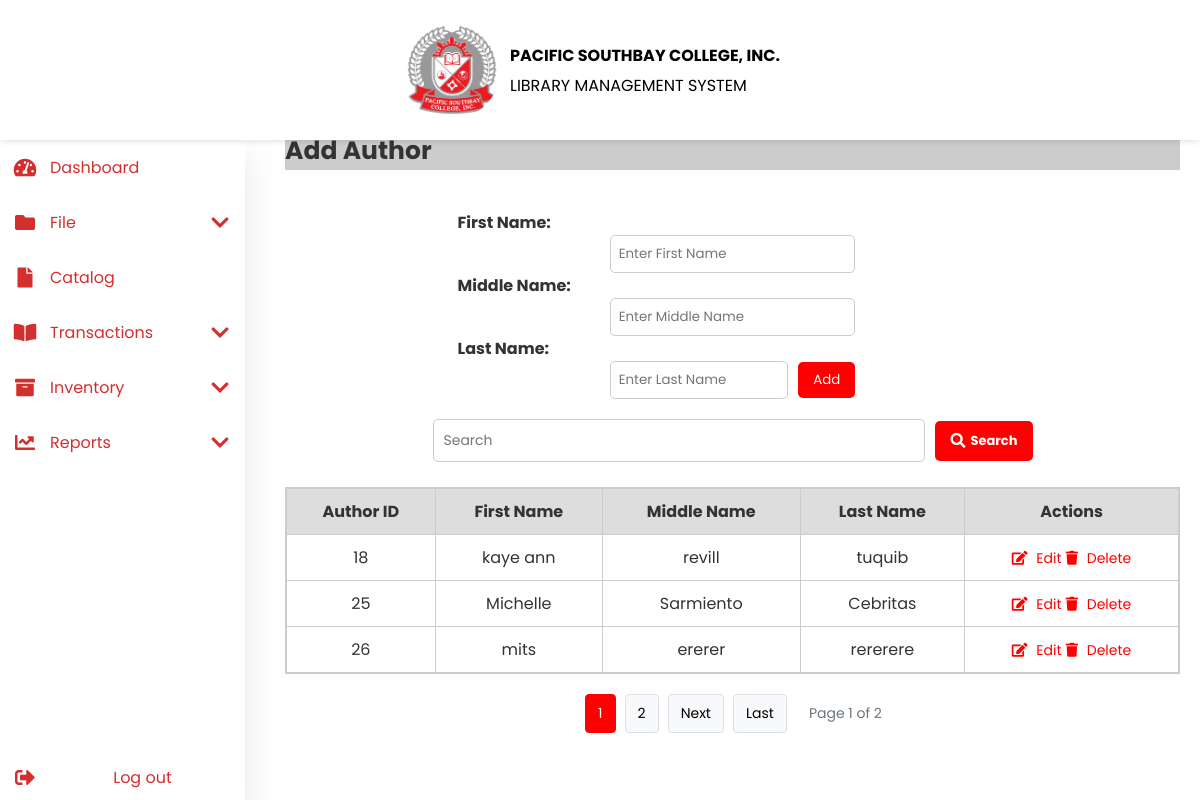
Screenshot of /author.php with the database file from the repository.
### tables this page shows
CREATE TABLE `authors` (
  `AuthorID` int(11) NOT NULL,
  `FirstName` varchar(50) NOT NULL,
  `MiddleName` varchar(50) DEFAULT NULL,
  `LastName` varchar(50) NOT NULL
);

### author.php (the view, shortened to what this page needs)
<?php
include 'header.php';
include 'navbar.php';
include 'db.php';
$edit_mode = false;
$edit_author = [];
$records_per_page = 3;
$page = isset($_GET['page']) ? (int)$_GET['page'] : 1;
$offset = ($page - 1) * $records_per_page;
$search = "";
$search_condition = "";
$total_pages_query = "SELECT COUNT(*) as total FROM authors";
$count_params = [];
if (!empty($search_condition)) {
    $stmt = $conn->prepare($total_pages_query);
    $stmt->bind_param(str_repeat('s', count($count_params)), ...$count_params);
    $stmt->execute();
    $total_result = $stmt->get_result();
    $total_records = $total_result->fetch_assoc()['total'];
    $stmt->close();
} else {
    $total_result = $conn->query($total_pages_query);
    $total_records = $total_result->fetch_assoc()['total'];
}
$total_pages = ceil($total_records / $records_per_page);
if (!empty($search_condition)) {
    $stmt = $conn->prepare("SELECT * FROM authors $search_condition LIMIT ?, ?");
    $stmt->bind_param(str_repeat('s', count($count_params)) . "ii", ...[...$count_params, $offset, $records_per_page]);
    $stmt->execute();
    $result = $stmt->get_result();
} else {
    $stmt = $conn->prepare("SELECT * FROM authors LIMIT ?, ?");
    $stmt->bind_param("ii", $offset, $records_per_page);
    $stmt->execute();
    $result = $stmt->get_result();
}
?>
<main class="content">
    <div class="author-container">
        <h2><?= $edit_mode ? 'Edit Author' : 'Add Author' ?></h2>
        <div class="form-container">
            <form action="author.php" method="POST">
                <label>First Name:</label>
                <input type="text" name="FirstName" placeholder="Enter First Name" value="<?= $edit_mode ? htmlspecialchars($edit_author['FirstName']) : '' ?>" required>
                <label>Middle Name:</label>
                <input type="text" name="MiddleName" placeholder="Enter Middle Name" value="<?= $edit_mode ? htmlspecialchars($edit_author['MiddleName']) : '' ?>">
                <label>Last Name:</label>
                <div class="input-button-container">
                    <input type="text" name="LastName" class="last-name-input" placeholder="Enter Last Name" value="<?= $edit_mode ? htmlspecialchars($edit_author['LastName']) : '' ?>" required>
                    <?php if ($edit_mode): ?>
                        <div class="button-group">
                            <button type="submit" name="update_author" class="add-btn">Update</button>
                            <a href="author.php" class="cancel-btn">Cancel</a>
                        </div>
                    <?php else: ?>
                        <button type="submit" name="add_author" class="add-btn">Add</button>
                    <?php endif; ?>
                </div>
            </form>
        </div>
        <form action="author.php" method="POST">
            <div class="search-container">
                <input type="text" class="search-input" name="search_query" placeholder="Search" value="<?= htmlspecialchars($search) ?>">
                <button type="submit" class="search-btn"><i class="fas fa-search"></i> Search</button>
            </div>
        </form>
        <div class="table-container">
            <table>
                <thead>
                    <tr>
                        <th>Author ID</th>
                        <th>First Name</th>
                        <th>Middle Name</th>
                        <th>Last Name</th>
                        <th>Actions</th>
                    </tr>
                </thead>
                <tbody>
                    <?php if ($result->num_rows > 0): ?>
                        <?php while ($row = $result->fetch_assoc()): ?>
                        <tr>
                            <td><?= htmlspecialchars($row['AuthorID']) ?></td>
                            <td><?= htmlspecialchars($row['FirstName']) ?></td>
                            <td><?= htmlspecialchars($row['MiddleName']) ?></td>
                            <td><?= htmlspecialchars($row['LastName']) ?></td>
                            <td>
                                <a href="author.php?edit=<?= $row['AuthorID'] ?>" class="edit"><i class="fas fa-edit"></i> Edit</a>
                                <a href="author.php?delete=<?= $row['AuthorID'] ?>" class="delete" onclick="return confirmDelete(<?= $row['AuthorID'] ?>)"><i class="fas fa-trash"></i> Delete</a>
                            </td>
                        </tr>
                        <?php endwhile; ?>
                    <?php else: ?>
                        <tr><td colspan="5" style="text-align:center;">No authors found</td></tr>
                    <?php endif; ?>
                </tbody>
            </table>
        </div>
        <?php if ($total_records > $records_per_page): ?>
        <div class="pagination">
            <?php for ($i = max(1, $page - 2); $i <= min($total_pages, $page + 2); $i++): ?>
                <a href="author.php?page=<?= $i ?>" class="pagination-link<?= $i == $page ? ' active' : '' ?>"><?= $i ?></a>
            <?php endfor; ?>
            <?php if ($page < $total_pages): ?>
                <a href="author.php?page=<?= $page + 1 ?>" class="pagination-link">Next</a>
                <a href="author.php?page=<?= $total_pages ?>" class="pagination-link">Last</a>
            <?php endif; ?>
            <div class="page-info">Page <?= $page ?> of <?= $total_pages ?></div>
        </div>
        <?php endif; ?>
    </div>
</main>
<link rel="stylesheet" href="css/author.css">

### css/header.css (style rules this page uses)
* { margin: 0; padding: 0; outline: none; border: none; text-decoration: none; box-sizing: border-box; font-family: "Poppins", sans-serif; }
body { background-image: url("./image/st-michael.jpg"); background-repeat: no-repeat; background-position: center; background-size: cover; color: #333; }
::marker { content: ""; unicode-bidi: isolate; font-variant-numeric: tabular-nums; text-transform: none; text-indent: 0px !important; text-align: start !important; text-align-last: start !important; }
.content { margin-top: 160px; margin-left: 265px; padding: 20px; }

### css/navbar.css (style rules this page uses)
* { margin: 0; padding: 0; outline: none; border: none; text-decoration: none; box-sizing: border-box; font-family: "Poppins", sans-serif; }

### css/author.css (style rules this page uses)
.content { margin-top: 3%; }
h2 { background-color: #ccc; font-size: 25px; font-weight:bold; }
.form-container, form { display: flex; flex-direction: column; align-items: center; justify-content: center; width: 50%; margin: 0 auto; padding: 20px; background: white; border-radius: 5px; }
label { width: 550px; text-align: left; font-weight: bold; }
input { flex-grow: 1; padding: 8px; border: 1px solid #ccc; border-radius: 5px; width: 150%; align-items: center; }
.input-button-container { display: flex; align-items: center; width: 150%; gap: 10px; }
.last-name-input { flex-grow: 1; padding: 8px; border: 1px solid #ccc; border-radius: 5px; width: 60%; box-sizing: border-box; }
.add-btn { background-color: red; color: white; padding: 8px 15px; border: none; border-radius: 5px; cursor: pointer; white-space: nowrap; }
.search-container { display: flex; align-items: center; width: 600px; margin-top: -40px; }
.search-input { flex: 1; padding: 10px; border: 1px solid #ccc; border-radius: 5px; box-sizing: border-box; font-size: 14px; }
.search-btn { background-color: red; color: white; border: none; padding: 10px 15px; border-radius: 5px; cursor: pointer; font-weight: bold; display: flex; align-items: center; gap: 5px; margin-left: 10px; font-size: 13px; }
.search-btn i { font-size: 15px; }
table { width: 100%; border-collapse: collapse; }
.table-container { border: 1px solid #ccc; margin-top: 5px; overflow: visible; }
.table-container table { width: 100%; border-collapse: collapse; }
.table-container th, .table-container td { padding: 10px; border: 1px solid #ccc; text-align: center; }
.table-container thead th { position: sticky; top: 0; background-color: #ddd; z-index: 1; }
table thead th { position: sticky; top: 0; background: #ddd; z-index: 1; }
th, td { padding: 10px; border: 1px solid #ccc; text-align: center; }
th { background-color: #ddd; }
.edit, .delete { background: none; border: none; color: red; cursor: pointer; font-size: 14px; }
.edit i { color: red; margin-right: 5px; }
.delete i { color: red; margin-right: 5px; }
.pagination { display: flex; justify-content: center; align-items: center; margin-top: 20px; flex-wrap: wrap; gap: 5px; }
.pagination-link { display: inline-block; padding: 8px 12px; margin: 0 2px; background-color: #f8f9fa; color: black; text-decoration: none; border: 1px solid #dee2e6; border-radius: 4px; transition: all 0.3s ease; font-size: 14px; }
.pagination-link.active { background-color: red; color: white; border-color: red; }
.page-info { margin-left: 15px; color: #6c757d; font-size: 14px; }

### rows the page displays
authors: AuthorID "18", FirstName "kaye ann", MiddleName "revill", LastName "tuquib"
authors: AuthorID "25", FirstName "Michelle", MiddleName "Sarmiento", LastName "Cebritas"
authors: AuthorID "26", FirstName "mits", MiddleName "ererer", LastName "rererere"

### other values shown
$page "1"
$total_pages "2"
